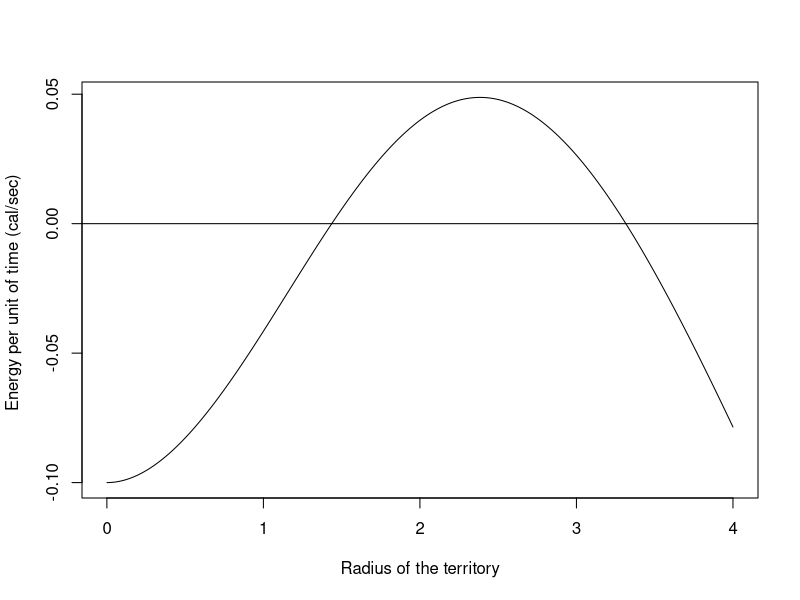

Write the R code that produced this figure.
ew<-0.1                  #Energy per unit of time of waiting
ep<-1                    #Energy per unit of time of pursuing the prey
v<-0.5                   #Velocity of the predator in chase
a<-0.005                 #Abundance of prey
e<-10                    #Energy value of the prey

rc<-seq(0.001,4,0.001)   #Radius of the hunting ground 

tw <- 1/(a*pi*((rc^2)/2))   #Waiting time 
tp<-4/3*rc/v                #Pursuing time
ti<-tw+tp                   #Time per item 
ei<-e-ew*tw-ep*tp           #Energy per item
et<-ei/ti                   #Energy per unit of time

et <-function()
{
  (e-ew*(1/(a*pi*((rc^2)/2)))-ep*(4/3*rc/v))/(1/(a*pi*((rc^2)/2))+4/3*rc/v)
}

plot(rc,et(),type="l",
     xlab="Radius of the territory",
     ylab="Energy per unit of time (cal/sec) ")
abline(0,0)
